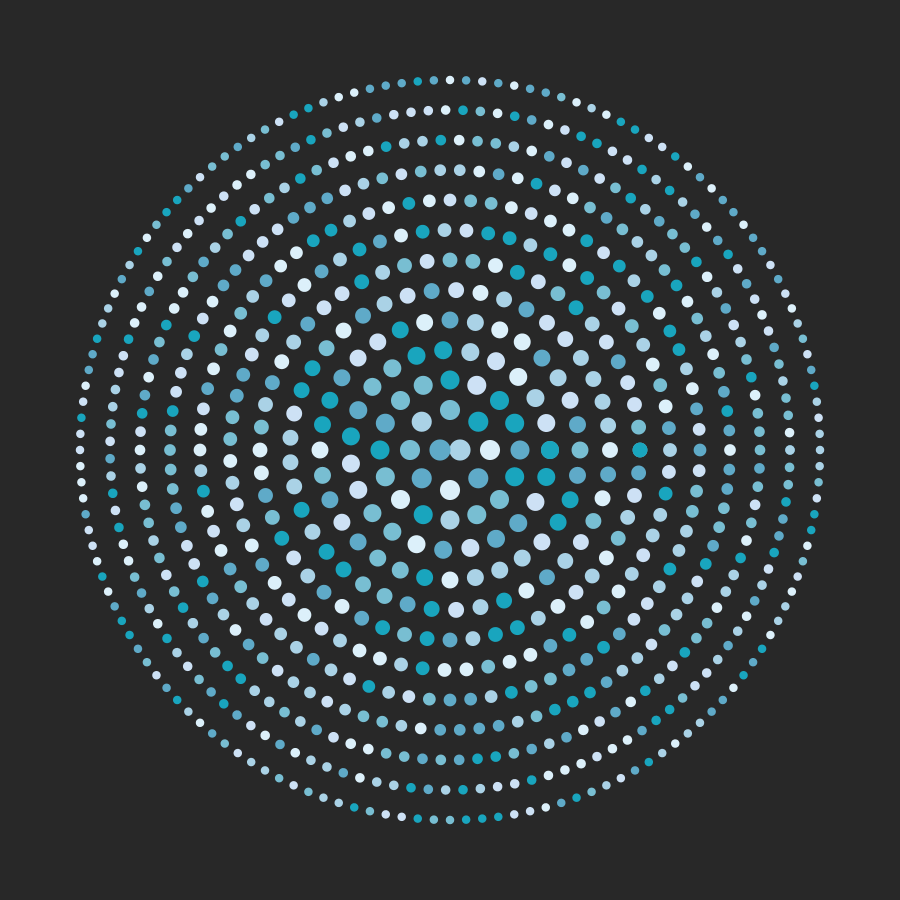
Frame 1 (no input)
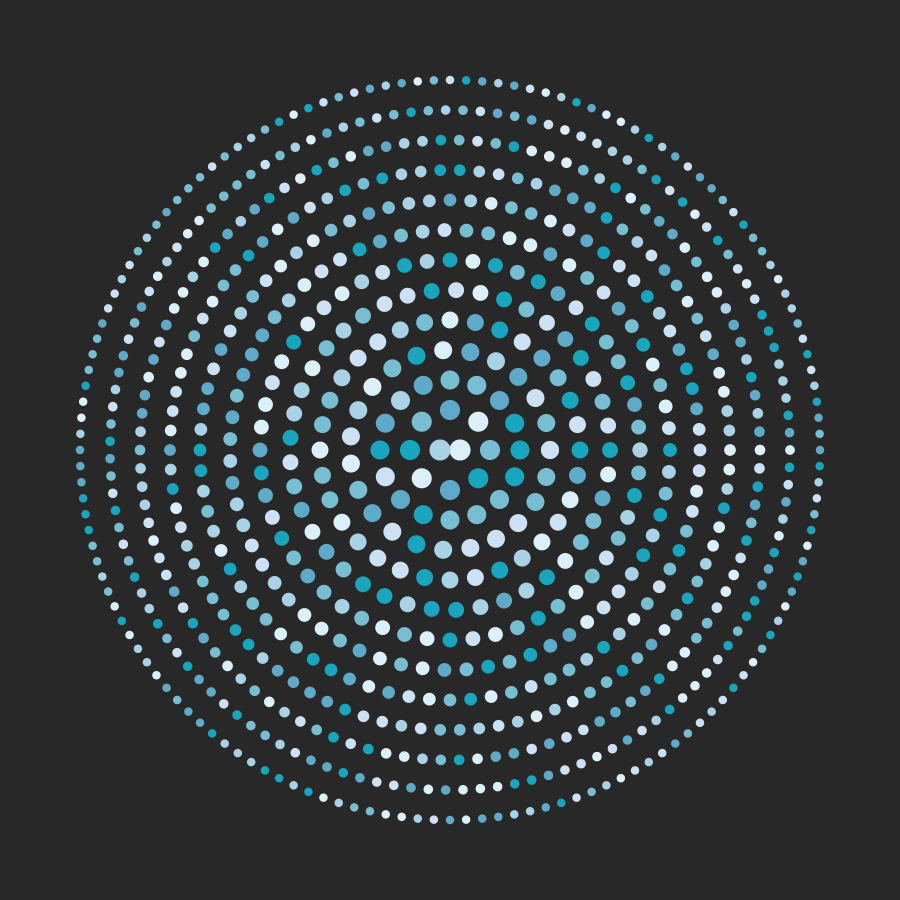
Frame 60 (the mouse pressed at the canvas centre just before this capture)
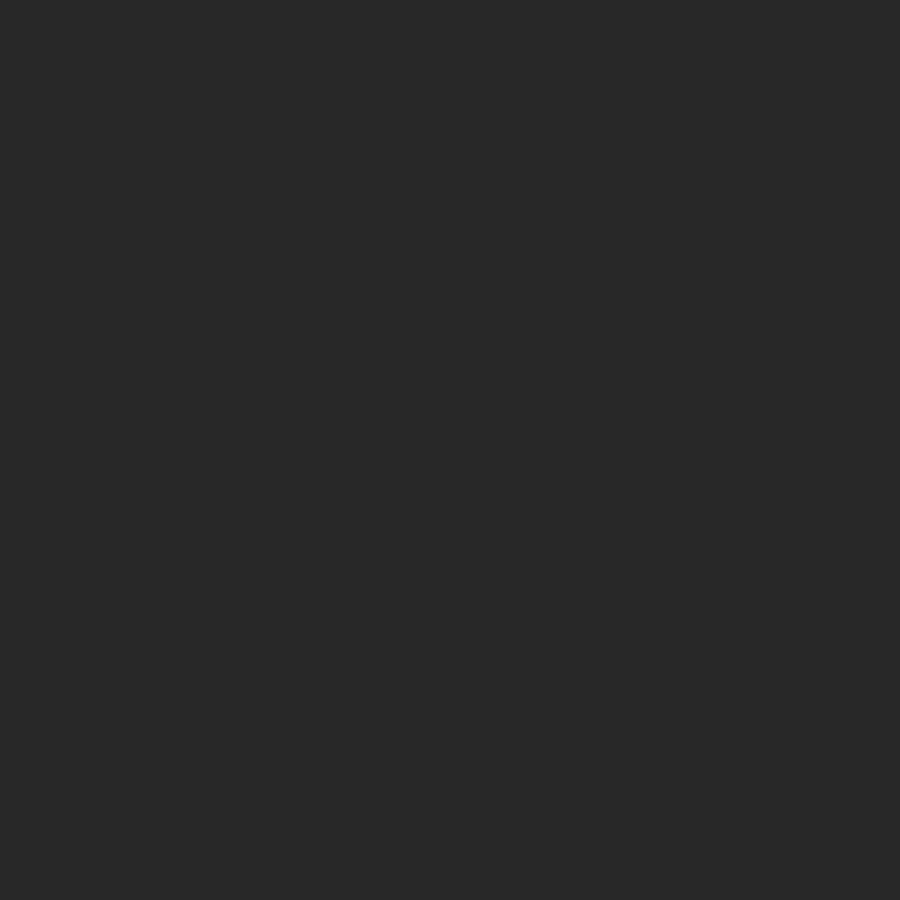
Frame 120 (the mouse held since frame 60 and released just before this capture)

The Processing sketch that drew these frames (run headless with seeded random() and noise(); from frame 60 on, the mouse is pressed at the canvas centre):

// Processing sketch: ColorfulDots
// ── ColorfulDots.pde






int colArrayCounter;
color[] colArray = {
  color(25, 165, 190),
  color(95, 170, 200),
  color(120, 190, 210),
  color(170, 210, 230),
  color(205, 225, 245),
  color(220, 240, 250)
};

void setup()  {
  size(900, 900);
  surface.setLocation(987, 70);
  //noLoop();
  noStroke();
  mouseX = 10;
  frameRate(10);
}

void draw() {
  background(#282828);

translate(width/2, height/2);

 float rStep = 30;
 float rMax = 400;
 float rMin = mouseX;
 for (float r=rMin; r<rMax; r+=rStep) {
   
   float c = 2*PI*r; // circumference
   float cSegment = map(r, 0, rMax, rStep, rStep/2);
   float aSegment = floor(c/cSegment); //angle Segment
   float ellipseSize = map(r, 0, rMax, rStep*3/4-1, rStep/4);

    for(float a=0; a<360; a+=360/aSegment){
      //fill(random(255), random(255), random(255));
      colArrayCounter++;
      if(colArrayCounter>5) colArrayCounter = 0;
      fill(colArray[colArrayCounter]);
      fill(colArray[int(random(6))]);
   
    pushMatrix();
    rotate(radians(a));
    ellipse(r, 0, ellipseSize, ellipseSize);
    popMatrix();
    }
  }
}


void keyPressed()  {
  if(key==' ')  {
    background(#282828);
    redraw();
  }
}
